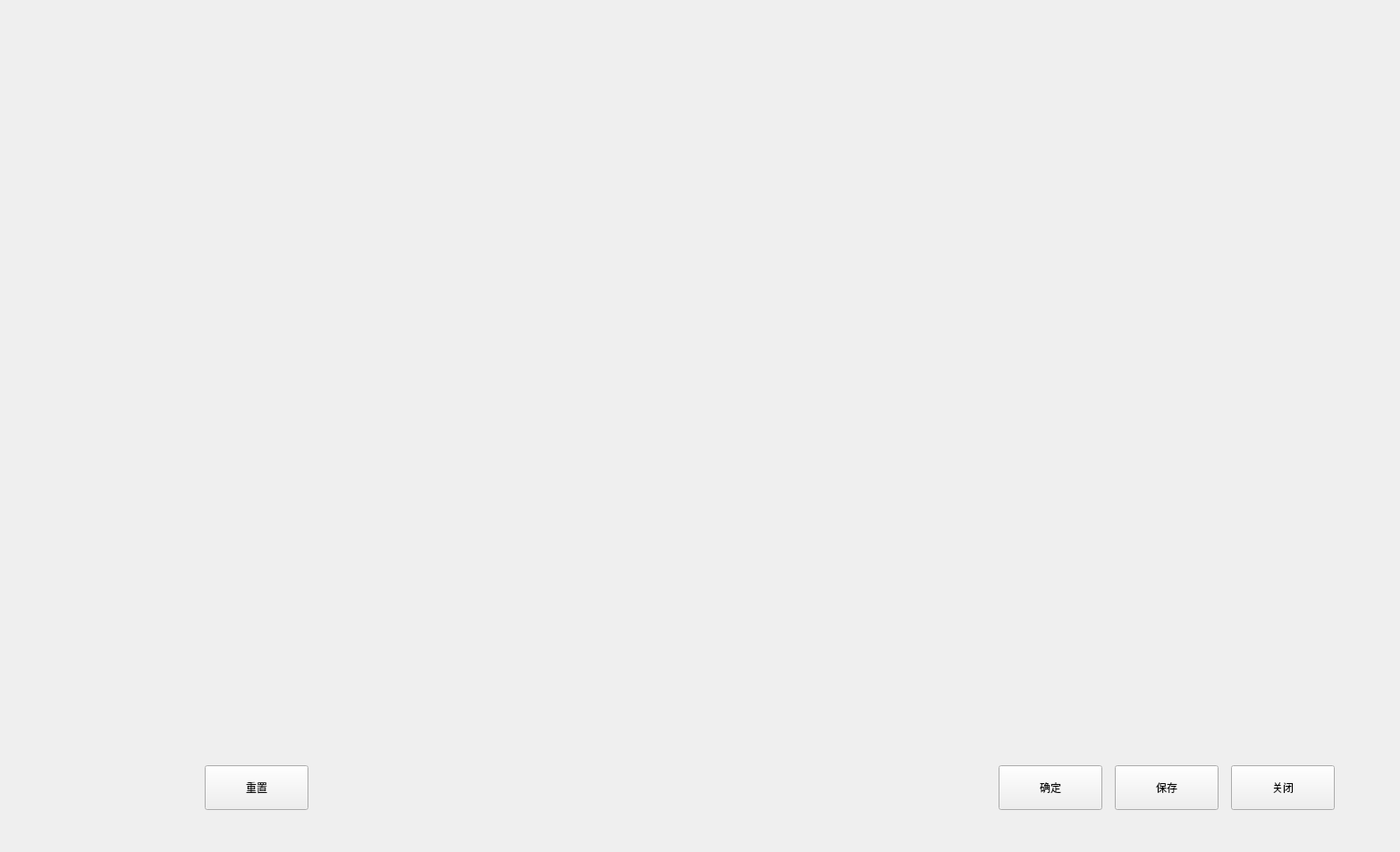
<?xml version="1.0" encoding="UTF-8"?>
<ui version="4.0">
 <class>QHistoryFilterSample</class>
 <widget class="QWidget" name="QHistoryFilterSample">
  <property name="geometry">
   <rect>
    <x>0</x>
    <y>0</y>
    <width>1566</width>
    <height>953</height>
   </rect>
  </property>
  <property name="windowTitle">
   <string>QFilterSample</string>
  </property>
  <widget class="QWidget" name="widget1" native="true">
   <property name="geometry">
    <rect>
     <x>20</x>
     <y>70</y>
     <width>1520</width>
     <height>780</height>
    </rect>
   </property>
  </widget>
  <widget class="QWidget" name="widget" native="true">
   <property name="geometry">
    <rect>
     <x>229</x>
     <y>856</y>
     <width>1264</width>
     <height>50</height>
    </rect>
   </property>
   <layout class="QHBoxLayout" name="horizontalLayout">
    <property name="spacing">
     <number>14</number>
    </property>
    <property name="leftMargin">
     <number>0</number>
    </property>
    <property name="topMargin">
     <number>0</number>
    </property>
    <property name="rightMargin">
     <number>0</number>
    </property>
    <property name="bottomMargin">
     <number>0</number>
    </property>
    <item>
     <widget class="QPushButton" name="reste_btn">
      <property name="minimumSize">
       <size>
        <width>116</width>
        <height>50</height>
       </size>
      </property>
      <property name="maximumSize">
       <size>
        <width>116</width>
        <height>50</height>
       </size>
      </property>
      <property name="text">
       <string>重置</string>
      </property>
      <property name="buttons" stdset="0">
       <string>btn_dlg</string>
      </property>
     </widget>
    </item>
    <item>
     <spacer name="horizontalSpacer">
      <property name="orientation">
       <enum>Qt::Horizontal</enum>
      </property>
      <property name="sizeHint" stdset="0">
       <size>
        <width>40</width>
        <height>20</height>
       </size>
      </property>
     </spacer>
    </item>
    <item>
     <widget class="QPushButton" name="ok_btn">
      <property name="minimumSize">
       <size>
        <width>116</width>
        <height>50</height>
       </size>
      </property>
      <property name="maximumSize">
       <size>
        <width>116</width>
        <height>50</height>
       </size>
      </property>
      <property name="text">
       <string>确定</string>
      </property>
      <property name="buttons" stdset="0">
       <string>btn_dlg</string>
      </property>
     </widget>
    </item>
    <item>
     <widget class="QPushButton" name="save_btn">
      <property name="minimumSize">
       <size>
        <width>116</width>
        <height>50</height>
       </size>
      </property>
      <property name="maximumSize">
       <size>
        <width>116</width>
        <height>50</height>
       </size>
      </property>
      <property name="text">
       <string>保存</string>
      </property>
      <property name="buttons" stdset="0">
       <string>btn_dlg</string>
      </property>
     </widget>
    </item>
    <item>
     <widget class="QPushButton" name="cancel_btn">
      <property name="minimumSize">
       <size>
        <width>116</width>
        <height>50</height>
       </size>
      </property>
      <property name="maximumSize">
       <size>
        <width>116</width>
        <height>50</height>
       </size>
      </property>
      <property name="text">
       <string>关闭</string>
      </property>
      <property name="buttons" stdset="0">
       <string>btn_dlg</string>
      </property>
     </widget>
    </item>
   </layout>
  </widget>
 </widget>
 <layoutdefault spacing="6" margin="11"/>
 <resources/>
 <connections/>
</ui>
